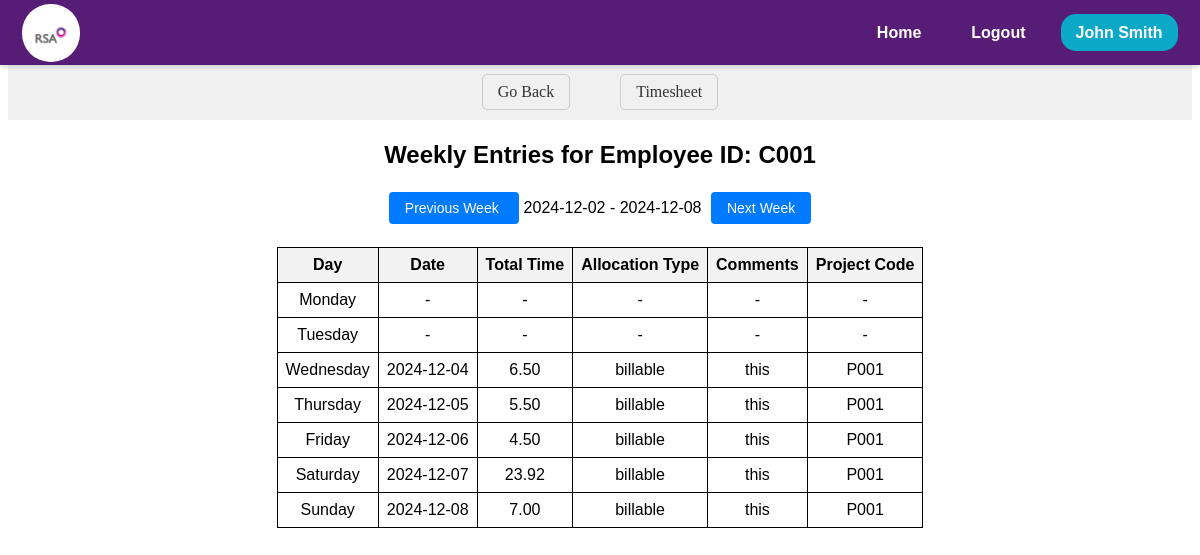
Screenshot of /timesheet/manage_repotree/employee_entries/C001?selected_date=2024-12-02 (signed in) with the database file from the repository.
### models.py (models this page shows, shortened)
class EMPWD(db.Model, UserMixin):
    __tablename__ = 'EMPWD'
    EMPID = db.Column(db.String(255), primary_key=True)
    username = db.Column(db.String(255), unique=True, nullable=False)
    EName = db.Column(db.String(255))
    DOJRS = db.Column(db.Date)
    DOJSIPL = db.Column(db.Date, nullable=True)
    Profile = db.Column(db.String(255))
    Status = db.Column(db.String(50))
    SIPLLevel = db.Column(db.String(50))
    RSALevel = db.Column(db.String(50))
    EEMail = db.Column(db.String(255))
    IEMail = db.Column(db.String(255))
    Landline = db.Column(db.String(20))
    Mobile = db.Column(db.String(20))
    Ext = db.Column(db.String(10))
    Secretary = db.Column(db.String(255))
    SecretaryID = db.Column(db.String(255))
    SystemID = db.Column(db.String(255))
    Password = db.Column(db.String(255), nullable=False)
    Team = db.Column(db.String(255))
    LineManager = db.Column(db.String(255))
    LineManagerID = db.Column(db.String(255))
    AlternateContatName = db.Column(db.String(255))
    AlternateContatID = db.Column(db.String(255))
    DateofLeavingRSAASIPL = db.Column(db.Date)
    ReasonforLeaving = db.Column(db.String(255))
    LineManager2 = db.Column(db.String(255))
    ITAdmin = db.Column(db.String(255))
    HRAdmin = db.Column(db.String(255))
    TrnAdmin = db.Column(db.String(255))
    FinAdmin = db.Column(db.String(255))
    Field6 = db.Column(db.String(255))
    Field7 = db.Column(db.String(255))

class TimesheetEntry(db.Model):
    __tablename__ = 'timesheet_entries'
    Uniq_ID = db.Column(db.String(255), primary_key=True)
    EmpID = db.Column(db.String(10), nullable=False)
    DateofEntry = db.Column(db.Date, nullable=False)
    StartTime = db.Column(db.String(255))
    EndTime = db.Column(db.String(255))
    Hours = db.Column(db.Float)
    Minutes = db.Column(db.Float)
    AllocationType = db.Column(db.String(50))
    Category1 = db.Column(db.String(50))
    Category2 = db.Column(db.String(50))
    Category3 = db.Column(db.String(50))
    ProjectCode = db.Column(db.String(10))
    Category5 = db.Column(db.String(50))
    Category6 = db.Column(db.String(50))
    Comment = db.Column(db.String(255))
    Team = db.Column(db.String(255), nullable=False)
    Status = db.Column(db.String(20))
    SubmitDate = db.Column(db.DateTime, default=lambda: datetime.now(timezone.utc))
    RecordType = db.Column(db.String(50))
    WO_Percent = db.Column(db.Float)
    WO_Units = db.Column(db.Integer)
    NetUnits = db.Column(db.Integer)
    BaseRate = db.Column(db.Float)
    Billed_Label = db.Column(db.String(50))
    WOFF_Reason = db.Column(db.String(255))
    LastUploadDate = db.Column(db.DateTime, onupdate=lambda: datetime.now(timezone.utc))
    LastUpdatedBy = db.Column(db.String(50))
    InvNum =db.Column(db.Float)
    FinalRate = db.Column(db.Float)
    SSMA_TimeStamp = db.Column(db.DateTime )

### app.py (the view)
@app.route('/timesheet/manage_repotree/employee_entries/<emp_id>')
@login_required
def employee_entries(emp_id):
    selected_date_str = request.args.get('selected_date', datetime.utcnow().strftime('%Y-%m-%d'))
    selected_date = datetime.strptime(selected_date_str, '%Y-%m-%d').date()
    week_start = selected_date - timedelta(days=selected_date.weekday())
    week_end = week_start + timedelta(days=6)
    entries = TimesheetEntry.query.filter(
        TimesheetEntry.EmpID == emp_id,
        TimesheetEntry.DateofEntry >= week_start,
        TimesheetEntry.DateofEntry <= week_end
    ).all()
    entries_by_date = []
    for entry in entries:
        entry_data = {
            'date': entry.DateofEntry,
            'day': entry.DateofEntry.strftime('%A'),
            'hours': entry.Hours,
            'minutes': entry.Minutes,
            'allocation_type': entry.AllocationType,
            'comments': entry.Comment,
            'project_code': entry.ProjectCode
        }
        entries_by_date.append(entry_data)
    prev_week_date = week_start - timedelta(days=7)
    next_week_date = week_start + timedelta(days=7)
    return render_template(
        'timesheet/timesheet-manager/employee_entries.html',
        emp_id=emp_id,
        entries_by_date=entries_by_date,
        week_start=week_start,
        week_end=week_end,
        prev_week_date=prev_week_date,
        next_week_date=next_week_date,
         user=current_user
    )

### app.py (called while the page is built)
@app.before_request
def session_management():
    session.permanent = True

@login_manager.user_loader
def load_user(user_id):
    session = db.session
    return session.get(EMPWD, user_id)

### templates/timesheet/timesheet-manager/employee_entries.html (shortened to what this page needs)
<!DOCTYPE html>
<html lang="en">
  <head>
    <link
      rel="stylesheet"
      href="{{ url_for('static', filename='css/timesheet/employee_entries/employee_entries.css') }}"
    />
  </head>
  <body>
    {% include 'navbar/navbar.html' %}
    <nav class="ts-nav-container">
      <div class="ts-nav-center">
        <a onclick="history.back(-1)" class="ts-nav-link">Go Back</a>
        <a href="/timesheet" class="ts-nav-link">Timesheet</a>
      </div>
    </nav>
    <div class="ts-manager-emp-body">
      <div class="ts-manager-emp-entries-container">
        <h1 class="ts-manager-emp-entries-header">
          Weekly Entries for Employee ID: {{ emp_id }}
        </h1>
        <div class="ts-manager-emp-entries-navigation">
          <a
            href="{{ url_for('employee_entries', emp_id=emp_id, selected_date=prev_week_date) }}"
            class="ts-manager-emp-entries-btn"
          >
            Previous Week
          </a>
          <span>{{ week_start }} - {{ week_end }}</span>
          <a
            href="{{ url_for('employee_entries', emp_id=emp_id, selected_date=next_week_date) }}"
            class="ts-manager-emp-entries-btn"
          >
            Next Week
          </a>
        </div>
        <table class="ts-manager-emp-entries-table">
          <tr>
            <th>Day</th>
            <th>Date</th>
            <th>Total Time</th>
            <th>Allocation Type</th>
            <th>Comments</th>
            <th>Project Code</th>
          </tr>
          {% for day in ["Monday", "Tuesday", "Wednesday", "Thursday", "Friday",
          "Saturday", "Sunday"] %}
          <tr>
            <td>{{ day }}</td>
            {% set entry = entries_by_date | selectattr('day', 'equalto', day) |
            first %} {% if entry %}
            <td>{{ entry.date }}</td>
            <td>{{"%.2f" | format(entry.hours + (entry.minutes/60))}}</td>
            <td>{{ entry.allocation_type }}</td>
            <td>{{ entry.comments }}</td>
            <td>{{ entry.project_code }}</td>
            {% else %}
            <td>-</td>
            <td>-</td>
            <td>-</td>
            <td>-</td>
            <td>-</td>
            {% endif %}
          </tr>
          {% endfor %}
        </table>
      </div>
    </div>
  </body>
</html>

### templates/navbar/navbar.html (shortened to what this page needs)
<!DOCTYPE html>
<html lang="en">
  <head>
    <link
      rel="stylesheet"
      href="{{ url_for('static', filename='css/navbar/navbar.css') }}"
    />
  </head>
  <body>
    <header id="navbar">
      <nav class="navbar-container container">
        <a href="/home" class="home-link">
          <div class="navbar-logo">
            <img
              src="{{ url_for('static', filename='images/logo.png') }}"
              alt="Logo"
            />
          </div>
        </a>
        <div class="navbar-links">
          <a class="navbar-link" href="/home">Home</a>
          <a class="navbar-link" href="/logout">Logout</a>
          <div class="navInfo" data-toggle="false">
            <a class="navbar-link-name" href="#">
              <span>{{user.EName}}</span>
            </a>
          </div>
        </div>
      </nav>
    </header>
  </body>
</html>

### static/css/timesheet/employee_entries/employee_entries.css (style rules this page uses)
.ts-manager-emp-body { display: flex; justify-content: center; align-items: center; margin: 0; font-family: Arial, sans-serif; }
.ts-manager-emp-entries-container { text-align: center; }
.ts-manager-emp-entries-header { font-size: 24px; margin-bottom: 20px; }
.ts-manager-emp-entries-navigation { margin: 30px; }
.ts-manager-emp-entries-btn { padding: 8px 16px; margin: 0 5px; text-decoration: none; color: #fff; background-color: #007bff; border: none; border-radius: 4px; font-size: 14px; cursor: pointer; }
.ts-manager-emp-entries-table { border-collapse: collapse; margin: 0 auto; }
.ts-manager-emp-entries-table th, .ts-manager-emp-entries-table td { border: 1px solid #000; padding: 8px; }
.ts-manager-emp-entries-table th { background-color: #f2f2f2; }
.ts-nav-container { margin-top: 64px; margin-bottom: 5px; display: flex; justify-content: center; align-items: center; padding: 10px 20px; background-color: #f0f0f0; }
.ts-nav-center { display: flex; }
.ts-nav-link { margin: 0 25px; text-decoration: none; color: #333; border: 1px solid #ccc; padding: 8px 15px; border-radius: 5px; }

### static/css/navbar/navbar.css (style rules this page uses)
#navbar { --navbar-bg-color: #571c75; --navbar-text-color: #fff; --navbar-text-color-focus: #fff; --navbar-bg-contrast: rgb(255, 0, 85); position: fixed; top: 0; left: 0; right: 0; height: 65px; background-color: var(--navbar-bg-color); box-shadow: 0 2px 4px rgba(0, 0, 0, 0.15); z-index: 99; font-weight: 700; font-family: sans-serif; }
.navbar-container { display: flex; justify-content: space-between; align-items: center; height: 100%; padding: 0 1.4rem; }
.home-link { display: flex; align-items: center; }
.navbar-logo { background-color: var(--navbar-text-color-focus); border-radius: 49%; width: 58px; height: 58px; margin-right: 0.5em; }
.navbar-logo img { width: 46px; margin-top: 0.55rem; margin-left: 0.34rem; }
.navbar-links { display: flex; align-items: center; gap: 20px; }
.navbar-link { color: var(--navbar-text-color); text-decoration: none; border-radius: 15px; padding: 10px 15px; transition: background-color 0.3s ease; border-radius: 15px; }
.navbar-link-name { background-color: #0ca8c7; color: #fff; padding: 10px 15px; border-radius: 15px; text-decoration: none; }
.navInfo { position: relative; color: black; }

### rows the page displays
EMPWD: EName "John Smith"
TimesheetEntry: date "2024-12-04", entry.hours+(entry.minutes/60) "6.50", allocation_type "billable", comments "this", project_code "P001"
TimesheetEntry: date "2024-12-05", entry.hours+(entry.minutes/60) "5.50", allocation_type "billable", comments "this", project_code "P001"
TimesheetEntry: date "2024-12-06", entry.hours+(entry.minutes/60) "4.50", allocation_type "billable", comments "this", project_code "P001"
TimesheetEntry: date "2024-12-07", entry.hours+(entry.minutes/60) "23.92", allocation_type "billable", comments "this", project_code "P001"
TimesheetEntry: date "2024-12-08", entry.hours+(entry.minutes/60) "7.00", allocation_type "billable", comments "this", project_code "P001"

### other values shown
{{ emp_id }} "C001"
{{ week_start }} "2024-12-02"
{{ week_end }} "2024-12-08"
{{ day }} "Monday" "Tuesday" "Wednesday" "Thursday" "Friday" "Saturday" "Sunday"
